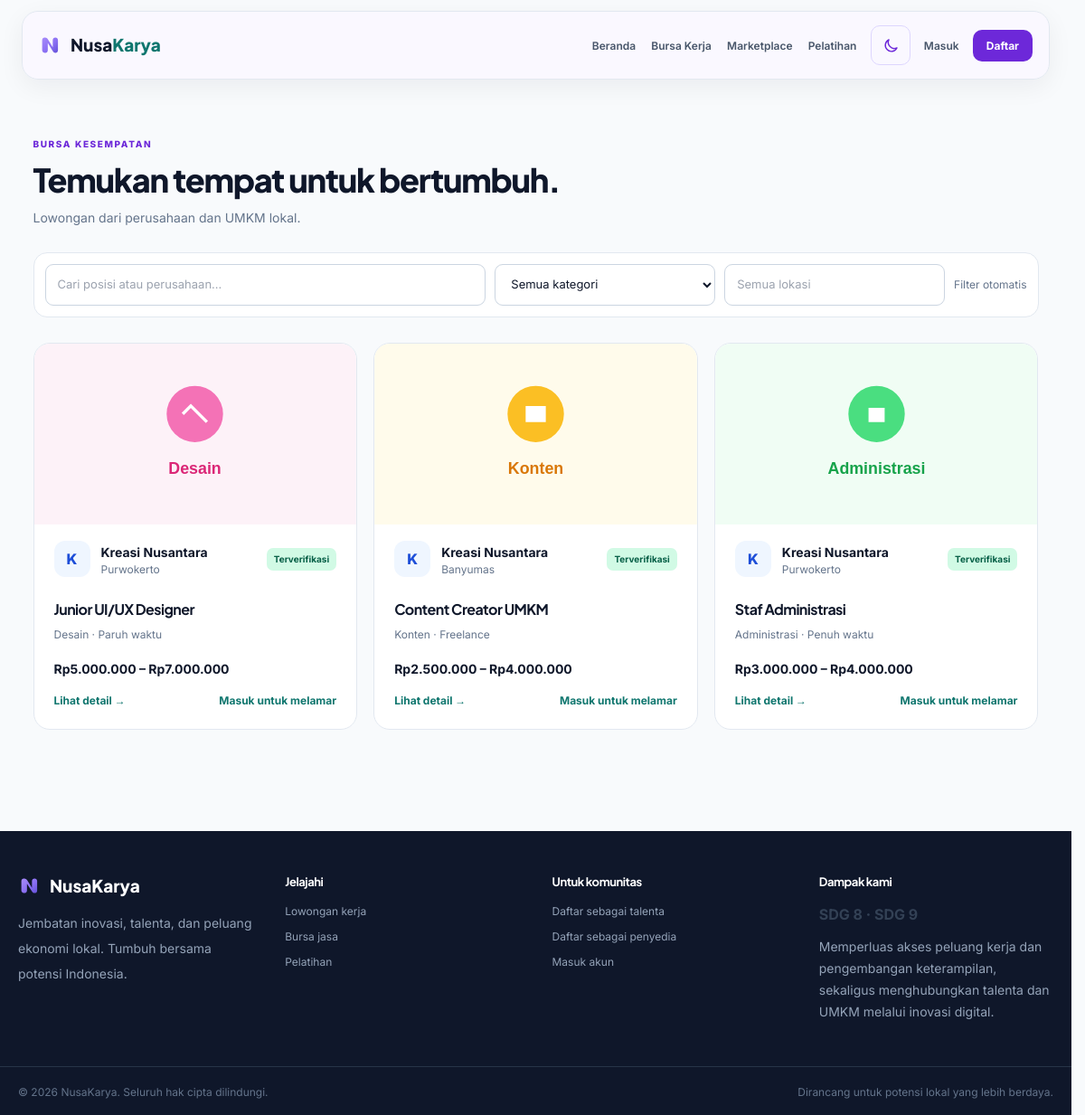
Page /lowongan.php on the committed database.
### tables this page shows
CREATE TABLE IF NOT EXISTS lowongan (
  id BIGINT UNSIGNED AUTO_INCREMENT PRIMARY KEY,
  penyedia_id BIGINT UNSIGNED NOT NULL,
  judul VARCHAR(160) NOT NULL,
  kategori ENUM('Desain','Konten','Teknologi','Administrasi','Lainnya') NOT NULL DEFAULT 'Lainnya',
  jenis_pekerjaan VARCHAR(60) NOT NULL DEFAULT 'Penuh waktu',
  lokasi VARCHAR(120) NOT NULL,
  gaji_min DECIMAL(14,2) DEFAULT NULL,
  gaji_max DECIMAL(14,2) DEFAULT NULL,
  deskripsi TEXT NOT NULL,
  persyaratan TEXT DEFAULT NULL,
  batas_lamaran DATE DEFAULT NULL,
  gambar VARCHAR(255) NULL,
  status ENUM('Aktif','Ditutup') NOT NULL DEFAULT 'Aktif',
  created_at TIMESTAMP NOT NULL DEFAULT CURRENT_TIMESTAMP,
  CONSTRAINT fk_lowongan_penyedia FOREIGN KEY (penyedia_id) REFERENCES users(id) ON DELETE CASCADE,
  INDEX idx_lowongan_filter (status, kategori, lokasi)
);

CREATE TABLE IF NOT EXISTS users (
  id BIGINT UNSIGNED AUTO_INCREMENT PRIMARY KEY,
  nama VARCHAR(120) NOT NULL,
  email VARCHAR(160) NOT NULL UNIQUE,
  password VARCHAR(255) NOT NULL,
  role ENUM('admin','penyedia','pekerja') NOT NULL DEFAULT 'pekerja',
  telepon VARCHAR(25) DEFAULT NULL,
  lokasi VARCHAR(120) DEFAULT NULL,
  deskripsi TEXT DEFAULT NULL,
  skills TEXT DEFAULT NULL,
  foto VARCHAR(255) DEFAULT NULL,
  is_verified TINYINT(1) NOT NULL DEFAULT 0,
  created_at TIMESTAMP NOT NULL DEFAULT CURRENT_TIMESTAMP,
  updated_at TIMESTAMP NULL DEFAULT NULL ON UPDATE CURRENT_TIMESTAMP,
  INDEX idx_users_role (role),
  INDEX idx_users_lokasi (lokasi)
);

### config/koneksi.php (called while the page is built, shortened)
<?php
$host = 'localhost';
$db   = 'db_nusakarya';
$user = 'root';
$pass = '';
try {
    $mysqli = new mysqli($host, $user, $pass, $db);
    $mysqli->set_charset('utf8mb4');
    require_once __DIR__ . '/database.php';
    $pdo = new Database($mysqli);
} catch (mysqli_sql_exception $e) {
    error_log('Database connection error: ' . $e->getMessage());
    http_response_code(500);
    exit('Koneksi database gagal. Periksa konfigurasi di config/koneksi.php.');
}

### config/database.php (called while the page is built, shortened)
<?php
class Database
{
    private mysqli $connection;
    public function __construct(mysqli $connection) { $this->connection = $connection; }
    public function query(string $sql): DatabaseStatement
    {
        $result = $this->connection->query($sql);
        return new DatabaseStatement(null, $result);
    }
}
class DatabaseStatement
{
    private ?mysqli_result $result;
    public function __construct(?mysqli_stmt $statement, ?mysqli_result $result = null, array $parameterNames = [])
    { $this->statement=$statement; $this->result=$result; $this->parameterNames=$parameterNames; }
    public function fetchAll(): array { return $this->result instanceof mysqli_result?$this->result->fetch_all(MYSQLI_ASSOC):[]; }
}

### config/functions.php (called while the page is built, shortened)
<?php
function e(?string $value): string
{
    return htmlspecialchars((string) $value, ENT_QUOTES, "UTF-8");
}
function rupiah($value): string
{
    return "Rp" . number_format((float) $value, 0, ",", ".");
}
function current_user(): ?array
{
    return $_SESSION["user"] ?? null;
}
function card_image(?string $file, string $kategori, string $folder): string
{
    $cat = strtolower(trim($kategori));
    $map = [
        'desain' => 'placeholder-desain.svg',
        'konten' => 'placeholder-konten.svg',
        'teknologi' => 'placeholder-teknologi.svg',
        'administrasi' => 'placeholder-administrasi.svg',
        'lainnya' => 'placeholder-lainnya.svg',
    ];
    $svg = $map[$cat] ?? 'placeholder-default.svg';
    return BASE_URL . '/assets/img/' . $svg;
}

### lowongan.php (the view, shortened to what this page needs)
<?php
require_once __DIR__ . '/config/koneksi.php'; require_once __DIR__ . '/config/functions.php';
$items=$pdo->query("SELECT l.*,u.nama penyedia,u.is_verified FROM lowongan l JOIN users u ON u.id=l.penyedia_id WHERE l.status='Aktif' ORDER BY l.created_at DESC")->fetchAll();
$pageTitle='Bursa Kerja'; require __DIR__.'/includes/header.php';
?>
<main class="max-w-6xl mx-auto px-5 py-16 min-h-[65vh]">
    <p class="eyebrow">Bursa kesempatan</p>
    <h1 class="text-4xl font-extrabold text-ink mt-3">Temukan tempat untuk bertumbuh.</h1>
    <p class="text-sm text-slate-500 mt-3">Lowongan dari perusahaan dan UMKM lokal.</p>
    <div class="filter-bar"><input class="form-control" data-filter-search
            placeholder="Cari posisi atau perusahaan..."><select class="form-control" data-filter-category>
            <option value="">Semua kategori</option>
        </select><input class="form-control" data-filter-location placeholder="Semua lokasi"><span
            class="self-center text-xs text-slate-500">Filter otomatis</span></div>
    <div class="card-grid"><?php foreach($items as $x): ?><article class="job-card" data-listing-card
            data-search="<?= e($x['judul'].' '.$x['penyedia'].' '.$x['deskripsi']) ?>"
            data-category="<?= e($x['kategori']) ?>" data-location="<?= e($x['lokasi']) ?>">
            <img class="card-thumb" src="<?= e(card_image($x['gambar'] ?? null, $x['kategori'] ?? '', 'uploads/portfolio')) ?>" alt="<?= e($x['judul']) ?>" loading="lazy">
            <div class="flex items-center gap-3">
                <div class="company-icon"><?= e(strtoupper(substr($x['penyedia'],0,1))) ?></div>
                <div><b class="text-sm text-ink"><?= e($x['penyedia']) ?></b>
                    <p class="text-xs text-slate-500"><?= e($x['lokasi']) ?></p>
                </div><?php if($x['is_verified']): ?><span
                    class="badge-green ml-auto">Terverifikasi</span><?php endif; ?>
            </div>
            <h2 class="font-bold text-ink mt-6"><?= e($x['judul']) ?></h2>
            <p class="text-xs text-slate-500 mt-2"><?= e($x['kategori']) ?> · <?= e($x['jenis_pekerjaan']) ?></p>
            <p class="text-sm text-ink font-bold mt-5"><?= rupiah($x['gaji_min']) ?> – <?= rupiah($x['gaji_max']) ?></p>
            <div class="flex items-center justify-between gap-3 mt-4"><a class="text-link"
                    href="<?= BASE_URL ?>/detail-lowongan.php?id=<?= (int)$x['id'] ?>">Lihat detail
                    →</a><?php if($user && $user['role']==='pekerja'): ?><form method="post"
                    action="<?= BASE_URL ?>/pekerja/lamar.php"><input type="hidden" name="_csrf"
                        value="<?= e(csrf_token()) ?>"><input type="hidden" name="lowongan_id"
                        value="<?= (int)$x['id'] ?>"><button class="text-link" type="submit">Lamar</button></form>
                <?php elseif(!$user): ?><a class="text-link" href="<?= BASE_URL ?>/auth/login.php">Masuk untuk
                    melamar</a><?php endif; ?></div>
        </article><?php endforeach; ?></div>
</main><?php require __DIR__.'/includes/footer.php'; ?>

### assets/css/style.css (style rules this page uses)
* { box-sizing: border-box; }
:root { --color-primary: #6d28d9; --color-accent: #047857; --color-neutral-1: #faf8ff; --color-neutral-2: #ddd6fe; --color-text: #1e1b4b; --color-dark-neutral: #17152d; --color-dark-neutral-2: #40386b; --color-dark-card: #252142; --color-dark-text: #faf8ff; }
html { scroll-behavior: smooth; scrollbar-gutter: stable; }
body { font-family: Inter, sans-serif; background: var(--color-neutral-1); color: var(--color-text); min-inline-size: 320px; overflow-x: clip; }
.max-w-6xl { max-width: 1280px; }
.stats-grid, .section-heading, .card-grid, .section>.max-w-6xl { inline-size: 100%; }
.font-heading, h1, h2, h3 { font-family: "Plus Jakarta Sans", sans-serif; letter-spacing: -0.035em; }
.eyebrow { font-size: 10px; letter-spacing: 0.16em; font-weight: 800; color: var(--color-primary); text-transform: uppercase; }
.text-link { font-size: 12px; color: #0f766e; font-weight: 700; }
.card-grid { display: grid; grid-template-columns: repeat(3, minmax(0, 1fr)); gap: 18px; }
.job-card { padding: 22px; border: 1px solid #e2e8f0; border-radius: 18px; background: white; transition: 0.2s; overflow: hidden; }
.company-icon { height: 40px; width: 40px; display: grid; place-items: center; border-radius: 12px; background: #eff6ff; color: #1d4ed8; font-weight: 800; }
.badge-green { background: #d1fae5; color: #065f46; padding: 5px 8px; border-radius: 7px; font-size: 10px; font-weight: 700; }
.form-control { width: 100%; border: 1px solid #cbd5e1; border-radius: 9px; padding: 12px 13px; font-size: 13px; color: #0f172a; background: white; outline: none; }
.filter-bar { display: grid; grid-template-columns: 2fr 1fr 1fr auto; gap: 10px; background: white; border: 1px solid #e2e8f0; border-radius: 15px; padding: 12px; margin: 28px 0; }
@media (prefers-reduced-motion: no-preference) { .dashboard-grid .surface-card, .card-grid .job-card, .stat-card { animation: dashboard-stagger 450ms both; } }
@media (prefers-reduced-motion: no-preference) { .dashboard-grid .surface-card:nth-child(2), .card-grid .job-card:nth-child(2), .stat-card:nth-child(2) { animation-delay: 60ms; } }
@media (prefers-reduced-motion: no-preference) { .dashboard-grid .surface-card:nth-child(3), .card-grid .job-card:nth-child(3), .stat-card:nth-child(3) { animation-delay: 120ms; } }
.text-link { color: #0f766e; font-size: 12px; font-weight: 700; cursor: pointer; }
.card-thumb { display: block; width: 100%; aspect-ratio: 16 / 9; object-fit: cover; border-radius: 14px; }
.job-card .card-thumb { display: block !important; width: calc(100% + 44px) !important; max-width: calc(100% + 44px) !important; min-width: calc(100% + 44px) !important; margin: -22px -22px 18px -22px !important; aspect-ratio: 16 / 9; object-fit: cover; border-radius: 17px 17px 0 0 !important; }

### rows in the picture
lowongan: shows a picture, penyedia.nama "K", penyedia.nama "Kreasi Nusantara", lokasi "Purwokerto", judul "Junior UI/UX Designer", kategori "Desain", jenis_pekerjaan "Paruh waktu", gaji_min "Rp5.000.000", gaji_max "Rp7.000.000"
lowongan: shows a picture, penyedia.nama "K", penyedia.nama "Kreasi Nusantara", lokasi "Banyumas", judul "Content Creator UMKM", kategori "Konten", jenis_pekerjaan "Freelance", gaji_min "Rp2.500.000", gaji_max "Rp4.000.000"
lowongan: shows a picture, penyedia.nama "K", penyedia.nama "Kreasi Nusantara", lokasi "Purwokerto", judul "Staf Administrasi", kategori "Administrasi", jenis_pekerjaan "Penuh waktu", gaji_min "Rp3.000.000", gaji_max "Rp4.000.000"
